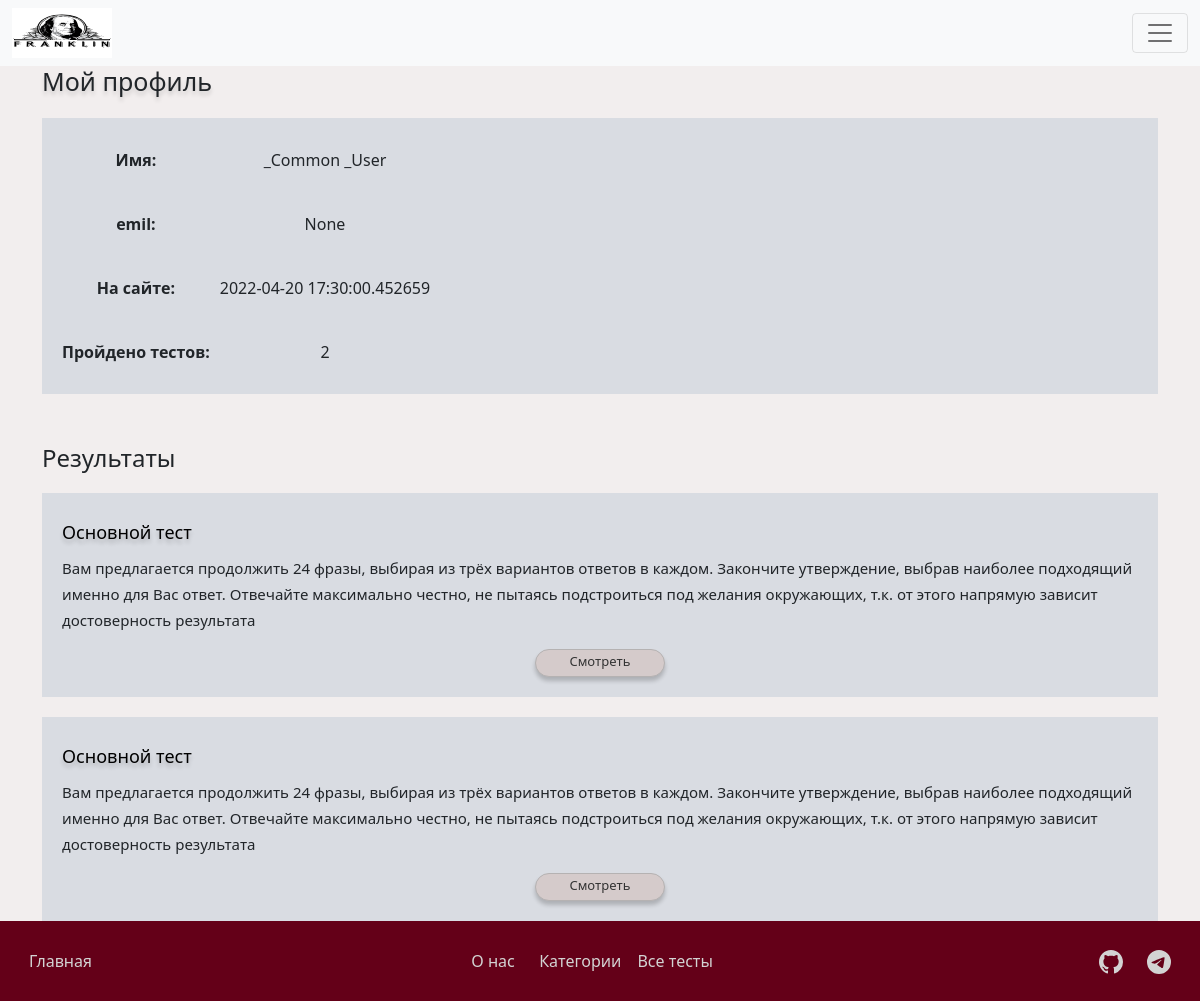
Screenshot of /profile (signed in) with the database file from the repository.
### models/user.py (models this page shows, shortened)
class User(SqlAlchemyBase, UserMixin):
    __tablename__ = "users"
    id = sqlalchemy.Column(sqlalchemy.Integer, primary_key=True, autoincrement=True)
    name = sqlalchemy.Column(sqlalchemy.String, nullable=True)
    surname = sqlalchemy.Column(sqlalchemy.String, nullable=True)
    email = sqlalchemy.Column(sqlalchemy.String, unique=True, nullable=True)
    hashed_password = sqlalchemy.Column(sqlalchemy.String, nullable=True)
    date = sqlalchemy.Column(sqlalchemy.DateTime, default=datetime.datetime.now)
    results = orm.relation("Results", back_populates="user")

### models/results.py (models this page shows)
class Results(SqlAlchemyBase, SerializerMixin):
    __tablename__ = "results"
    id = sqlalchemy.Column(sqlalchemy.Integer, primary_key=True, autoincrement=True)
    result = sqlalchemy.Column(sqlalchemy.String, nullable=True)
    date = sqlalchemy.Column(sqlalchemy.DateTime, default=datetime.datetime.now)
    user_id = sqlalchemy.Column(sqlalchemy.Integer,
                                sqlalchemy.ForeignKey("users.id"),
                                default=0
                                )
    test_id = sqlalchemy.Column(sqlalchemy.Integer, sqlalchemy.ForeignKey("tests.id"))
    user = orm.relation("User")
    test = orm.relation("Tests")

### models/tests.py (models this page shows)
class Tests(SqlAlchemyBase, SerializerMixin):
    __tablename__ = "tests"
    id = sqlalchemy.Column(sqlalchemy.Integer, autoincrement=True, primary_key=True)
    name = sqlalchemy.Column(sqlalchemy.String, nullable=True)
    description = sqlalchemy.Column(sqlalchemy.String, nullable=True)
    results = orm.relation("Results", back_populates="test")
    questions = orm.relation("Question", back_populates="test")

### main.py (the view)
@app.route("/profile")
@login_required
def my_profile():
    return render_template("profile.html",
                           title="Мой профиль",
                           profile=current_user)

### main.py (called while the page is built)
@login_manager.user_loader
def load_user(user_id):
    db_sess = db_session.create_session()
    return db_sess.query(User).get(user_id)

### models/db_session.py (called while the page is built)
def create_session() -> Session:
    global __factory
    return __factory()

### templates/profile.html (shortened to what this page needs)
{% extends "base.html" %}
{% block content %}
<div class="view view-wire">
    <table>
        <tr>
            <th>Имя:</th>
            <td>{{ profile.name }} {{ profile.surname }}</td>
        </tr>
        <tr>
            <th>emil:</th>
            <td>{{ profile.email }}</td>
        </tr>
        <tr>
            <th>На сайте:</th>
            <td>{{ profile.date }}</td>
        </tr>
        <tr>
            <th>Пройдено тестов:</th>
            <td>{{ profile.results|length }}</td>
        </tr>
    </table>
</div>
<h4>Результаты</h4>
{% for result in profile.results %}
    <div class="view">
        <div class="view-block row">
            <h3 class="for-view"><a href="/tests/{{ result.test.id }}">{{ result.test.name }}</a></h3>
            <p class="p-for-view">
                {{ result.test.description }}
            </p>
         <a class="a-standart-button" href="/result/{{ result.id }}">
            Смотреть
        </a>
    </div>
    </div>
{% endfor %}
{% endblock %}

### static/css/style.css (style rules this page uses)
body { background: #F2EEEE; }
.view { background: #D9DCE2; margin-top: 20px; padding: 10px; }
a { text-decoration: none; color: #000000; }
h3.for-view { font-size: 18px; text-align: center; align-items: center; font-weight: 450; line-height: 29px; text-shadow: 0px 4px 4px rgba(0, 0, 0, 0.2); }
p.p-for-view { font-weight: 350; font-size: 15px; line-height: 26px; align-items: center; text-align: center; }
a.a-standart-button { background: #D5CBCB; border: 1px solid #B5B2B2; box-sizing: border-box; box-shadow: 0px 4px 4px rgba(0, 0, 0, 0.2); border-radius: 20px; width: 130px; height: 28px; display: block; font-weight: 400; color: #333333; font-size: 13px; line-height: 22px; align-items: center; text-align: center; }

### templates/profile.html (style rules this page uses)
.view-block { padding: 15px 10px 10px 10px; display: flex; justify-content: space-around; align-content: space-around; }
.view-wire { margin-bottom: 50px; }
.view-wire table th { text-align: center; padding: 10px 10px; }
.view-wire table td { text-align: center; padding: 20px 0; }
h3.for-view { text-align: left; }
p.p-for-view { text-align: left; }

### rows the page displays
User: name "_Common", surname "_User", email "None", date "2022-04-20 17:30:00.452659"
Results: test.name "Основной тест", test.description "Вам предлагается продолжить 24 фразы, выбирая из трёх вариантов ответов в каждом. Закончите утверждение, выбрав наиболее подходящий именно для Вас ответ. Отвечайте максимально честно, не пытаясь подстроиться под желания окружающих, т.к. от этого напрямую зависит достоверность результата"
Results: test.name "Основной тест", test.description "Вам предлагается продолжить 24 фразы, выбирая из трёх вариантов ответов в каждом. Закончите утверждение, выбрав наиболее подходящий именно для Вас ответ. Отвечайте максимально честно, не пытаясь подстроиться под желания окружающих, т.к. от этого напрямую зависит достоверность результата"

### other values shown
{{ title }} "Мой профиль"
{{ profile.results|length }} "2"
